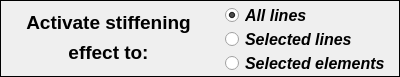
  <widget class="QFrame" name="frame_10">
   <property name="geometry">
    <rect>
     <x>0</x>
     <y>46</y>
     <width>400</width>
     <height>77</height>
    </rect>
   </property>
   <property name="minimumSize">
    <size>
     <width>400</width>
     <height>0</height>
    </size>
   </property>
   <property name="maximumSize">
    <size>
     <width>400</width>
     <height>16777215</height>
    </size>
   </property>
   <property name="frameShape">
    <enum>QFrame::Box</enum>
   </property>
   <property name="frameShadow">
    <enum>QFrame::Plain</enum>
   </property>
   <property name="lineWidth">
    <number>1</number>
   </property>
   <widget class="QLabel" name="label_3">
    <property name="geometry">
     <rect>
      <x>16</x>
      <y>8</y>
      <width>185</width>
      <height>30</height>
     </rect>
    </property>
    <property name="minimumSize">
     <size>
      <width>185</width>
      <height>30</height>
     </size>
    </property>
    <property name="maximumSize">
     <size>
      <width>185</width>
      <height>30</height>
     </size>
    </property>
    <property name="font">
     <font>
      <family>Arial</family>
      <pointsize>13</pointsize>
      <weight>75</weight>
      <italic>false</italic>
      <bold>true</bold>
     </font>
    </property>
    <property name="text">
     <string>&lt;html&gt;&lt;head/&gt;&lt;body&gt;&lt;p align=&quot;center&quot;&gt;&lt;span style=&quot; font-size:14pt;&quot;&gt;Activate stiffening&lt;/span&gt;&lt;/p&gt;&lt;/body&gt;&lt;/html&gt;</string>
    </property>
    <property name="textFormat">
     <enum>Qt::AutoText</enum>
    </property>
    <property name="alignment">
     <set>Qt::AlignCenter</set>
    </property>
   </widget>
   <widget class="QWidget" name="gridLayoutWidget_3">
    <property name="geometry">
     <rect>
      <x>222</x>
      <y>6</y>
      <width>171</width>
      <height>67</height>
     </rect>
    </property>
    <layout class="QGridLayout" name="gridLayout_3">
     <item row="0" column="0">
      <widget class="QRadioButton" name="radioButton_all_lines">
       <property name="minimumSize">
        <size>
         <width>130</width>
         <height>17</height>
        </size>
       </property>
       <property name="maximumSize">
        <size>
         <width>130</width>
         <height>17</height>
        </size>
       </property>
       <property name="font">
        <font>
         <family>Arial</family>
         <pointsize>12</pointsize>
         <weight>75</weight>
         <italic>true</italic>
         <bold>true</bold>
         <stylestrategy>PreferAntialias</stylestrategy>
        </font>
       </property>
       <property name="focusPolicy">
        <enum>Qt::ClickFocus</enum>
       </property>
       <property name="text">
        <string>All lines</string>
       </property>
       <property name="checked">
        <bool>true</bool>
       </property>
      </widget>
     </item>
     <item row="1" column="0">
      <widget class="QRadioButton" name="radioButton_selected_lines">
       <property name="minimumSize">
        <size>
         <width>130</width>
         <height>17</height>
        </size>
       </property>
       <property name="maximumSize">
        <size>
         <width>130</width>
         <height>17</height>
        </size>
       </property>
       <property name="font">
        <font>
         <family>Arial</family>
         <pointsize>12</pointsize>
         <weight>75</weight>
         <italic>true</italic>
         <bold>true</bold>
         <stylestrategy>PreferAntialias</stylestrategy>
        </font>
       </property>
       <property name="focusPolicy">
        <enum>Qt::ClickFocus</enum>
       </property>
       <property name="text">
        <string>Selected lines</string>
       </property>
       <property name="checked">
        <bool>false</bool>
       </property>
      </widget>
     </item>
     <item row="2" column="0">
      <widget class="QRadioButton" name="radioButton_selected_elements">
       <property name="minimumSize">
        <size>
         <width>165</width>
         <height>17</height>
        </size>
       </property>
       <property name="maximumSize">
        <size>
         <width>165</width>
         <height>17</height>
        </size>
       </property>
       <property name="font">
        <font>
         <family>Arial</family>
         <pointsize>12</pointsize>
         <weight>75</weight>
         <italic>true</italic>
         <bold>true</bold>
         <stylestrategy>PreferAntialias</stylestrategy>
        </font>
       </property>
       <property name="focusPolicy">
        <enum>Qt::ClickFocus</enum>
       </property>
       <property name="text">
        <string>Selected elements</string>
       </property>
       <property name="checked">
        <bool>false</bool>
       </property>
      </widget>
     </item>
    </layout>
   </widget>
   <widget class="QLabel" name="label_4">
    <property name="geometry">
     <rect>
      <x>16</x>
      <y>38</y>
      <width>185</width>
      <height>30</height>
     </rect>
    </property>
    <property name="minimumSize">
     <size>
      <width>185</width>
      <height>30</height>
     </size>
    </property>
    <property name="maximumSize">
     <size>
      <width>185</width>
      <height>30</height>
     </size>
    </property>
    <property name="font">
     <font>
      <family>Arial</family>
      <pointsize>13</pointsize>
      <weight>75</weight>
      <italic>false</italic>
      <bold>true</bold>
     </font>
    </property>
    <property name="text">
     <string>&lt;html&gt;&lt;head/&gt;&lt;body&gt;&lt;p align=&quot;center&quot;&gt;&lt;span style=&quot; font-size:14pt;&quot;&gt;effect to:&lt;/span&gt;&lt;/p&gt;&lt;/body&gt;&lt;/html&gt;</string>
    </property>
    <property name="textFormat">
     <enum>Qt::AutoText</enum>
    </property>
    <property name="alignment">
     <set>Qt::AlignCenter</set>
    </property>
   </widget>
  </widget>
